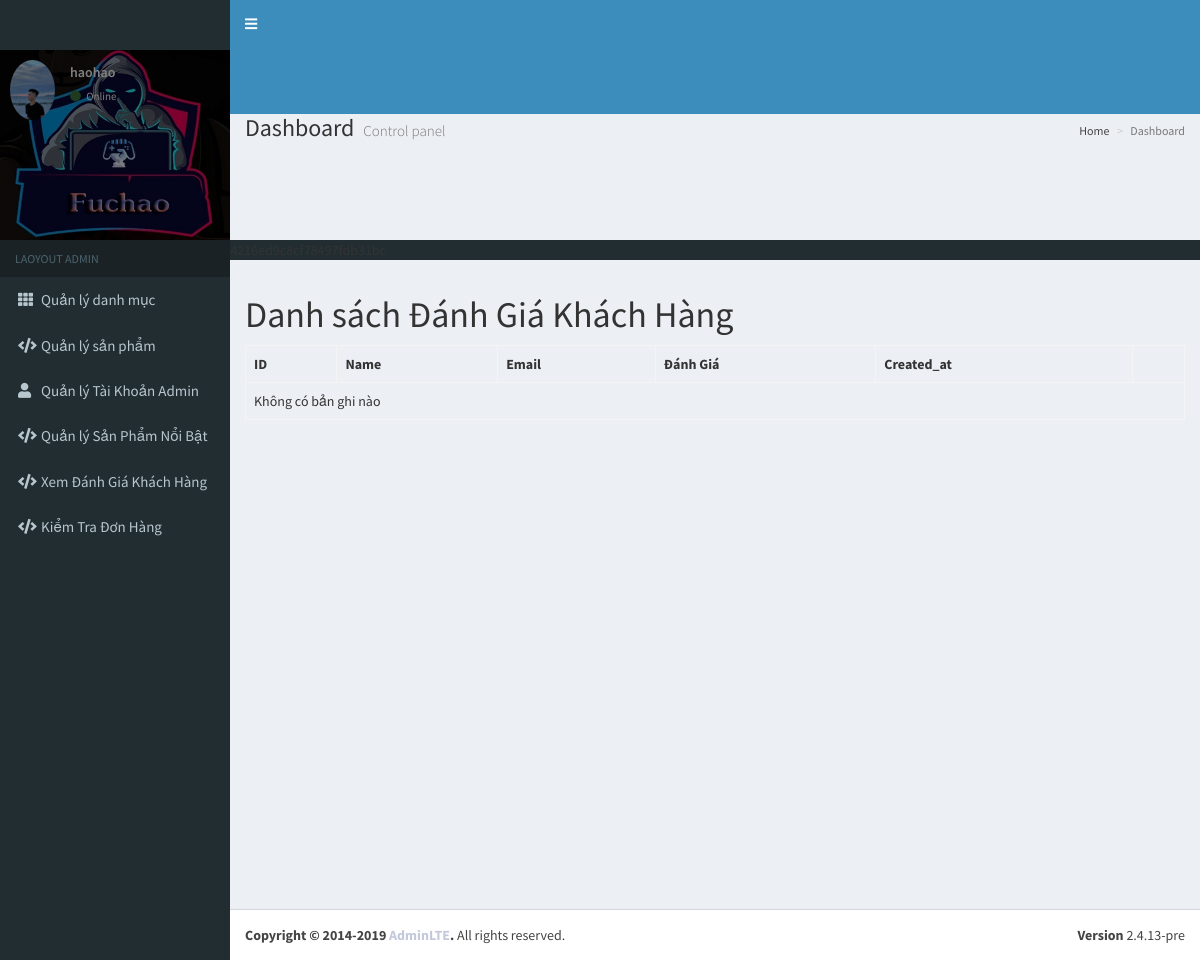
The page /Backend/index.php?controller=assess&action=index (signed in) on the database as committed earlier.
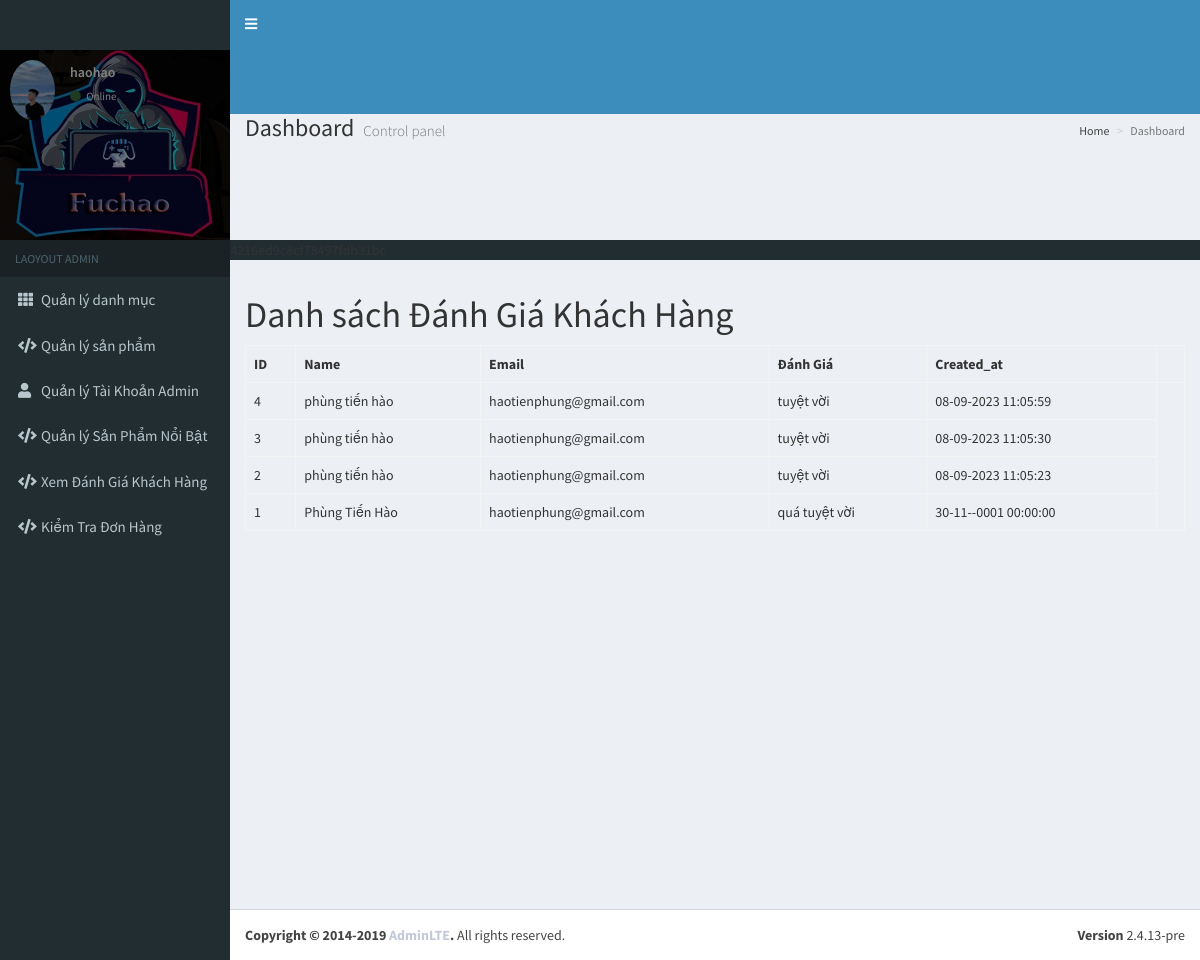
The same page on the database as committed later.
### tables this page shows
CREATE TABLE `assess` (
  `id` int(10) NOT NULL,
  `name` varchar(255) NOT NULL,
  `email` varchar(255) NOT NULL,
  `assess` text NOT NULL,
  `created_at` timestamp NOT NULL DEFAULT current_timestamp()
);

### Backend/controllers/Controller.php (called while the page is built, shortened)
<?php
class Controller
{
    public function render($file, $variables = []) {
        extract($variables);
        require $file;
        $render_view = ob_get_clean();
        return $render_view;
    }
}

### Backend/controllers/AssessController.php (called while the page is built)
<?php
require_once 'controllers/Controller.php';
require_once 'models/Assess.php';
class AssessController extends Controller
{
    public function index()
    {
        $assess_model = new Assess();
        $assess = $assess_model->getAll();
        $this->content = $this->render('views/assess/index.php', [
            'assess' => $assess,
        ]);
        require_once 'views/layouts/main.php';
    }
}

### Backend/index.php (called while the page is built, shortened)
<?php
$action = isset($_GET['action']) ? $_GET['action'] : 'index';
$object = new $controller();
$object->$action();
?>

### Backend/Models/Model.php (called while the page is built, shortened)
<?php
class Model {
    public function __construct() {
        try {
            $this->connection = new PDO(Database::DB_DSN, Database::DB_USERNAME, Database::DB_PASSWORD);
        } catch (PDOException $e) {
            die("Kết nối CSDL theo PDO thất bại: " . $e->getMessage());
        }
    }
}

### Backend/Models/Assess.php (called while the page is built, shortened)
<?php
require_once 'models/Model.php';
class Assess extends Model
{
    public function getAll()
    {
        $obj_select = $this->connection
            ->prepare("SELECT * FROM assess
                        ORDER BY assess.created_at DESC
                        ");
        $arr_select = [];
        $obj_select->execute($arr_select);
        $assess = $obj_select->fetchAll(PDO::FETCH_ASSOC);
        return $assess;
    }
}

### Backend/views/assess/index.php (the view, shortened to what this page needs)
<h1>Danh sách Đánh Giá Khách Hàng</h1>
<table class="table table-bordered">
    <tr>
        <th>ID</th>
        <th>Name</th>
        <th>Email</th>
        <th>Đánh Giá</th>
        <th>Created_at</th>
        <th></th>
    </tr>
    <?php if (!empty($assess)): ?>
        <?php foreach ($assess as $assess): ?>
            <tr>
                <td>
                    <?php echo $assess['id']; ?>
                </td>
                <td>
                    <?php echo $assess['name']; ?>
                </td>
                <td>
                    <?php echo $assess['email']; ?>
                </td>
                <td>
                    <?php echo $assess['assess']; ?>
                </td>
                <td>
                    <?php echo date('d-m-Y H:i:s', strtotime($assess['created_at'])); ?>
                </td>
            </tr>
        <?php endforeach ?>
    <?php else: ?>
        <tr>
            <td colspan="7">Không có bản ghi nào</td>
        </tr>
    <?php endif; ?>
</table>

Rows that differ between the two databases and show on the page:
added assess: id "4", name "phùng tiến hào", email "haotienphung@gmail.com", assess "tuyệt vời", created_at "08-09-2023 11:05:59"
added assess: id "3", name "phùng tiến hào", email "haotienphung@gmail.com", assess "tuyệt vời", created_at "08-09-2023 11:05:30"
added assess: id "2", name "phùng tiến hào", email "haotienphung@gmail.com", assess "tuyệt vời", created_at "08-09-2023 11:05:23"
added assess: id "1", name "Phùng Tiến Hào", email "haotienphung@gmail.com", assess "quá tuyệt vời", created_at "30-11--0001 00:00:00"
Other text that changed with them:
text no longer shown: "Không có bản ghi nào"
